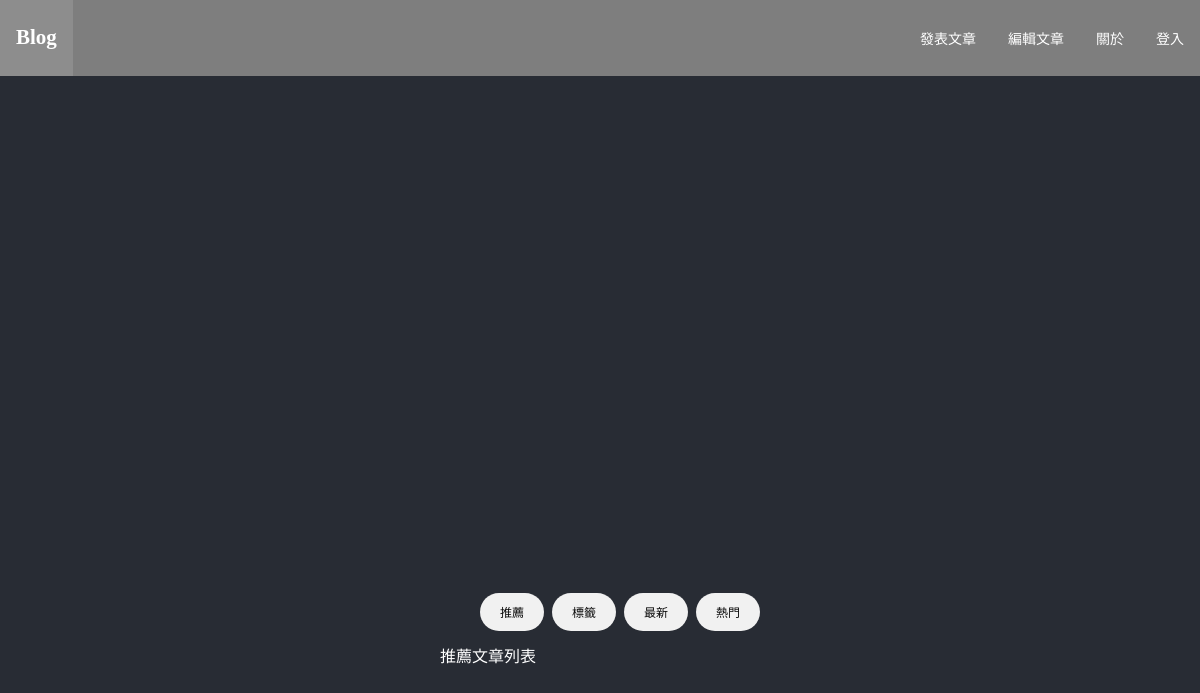
Before: /post/home with the older database file.
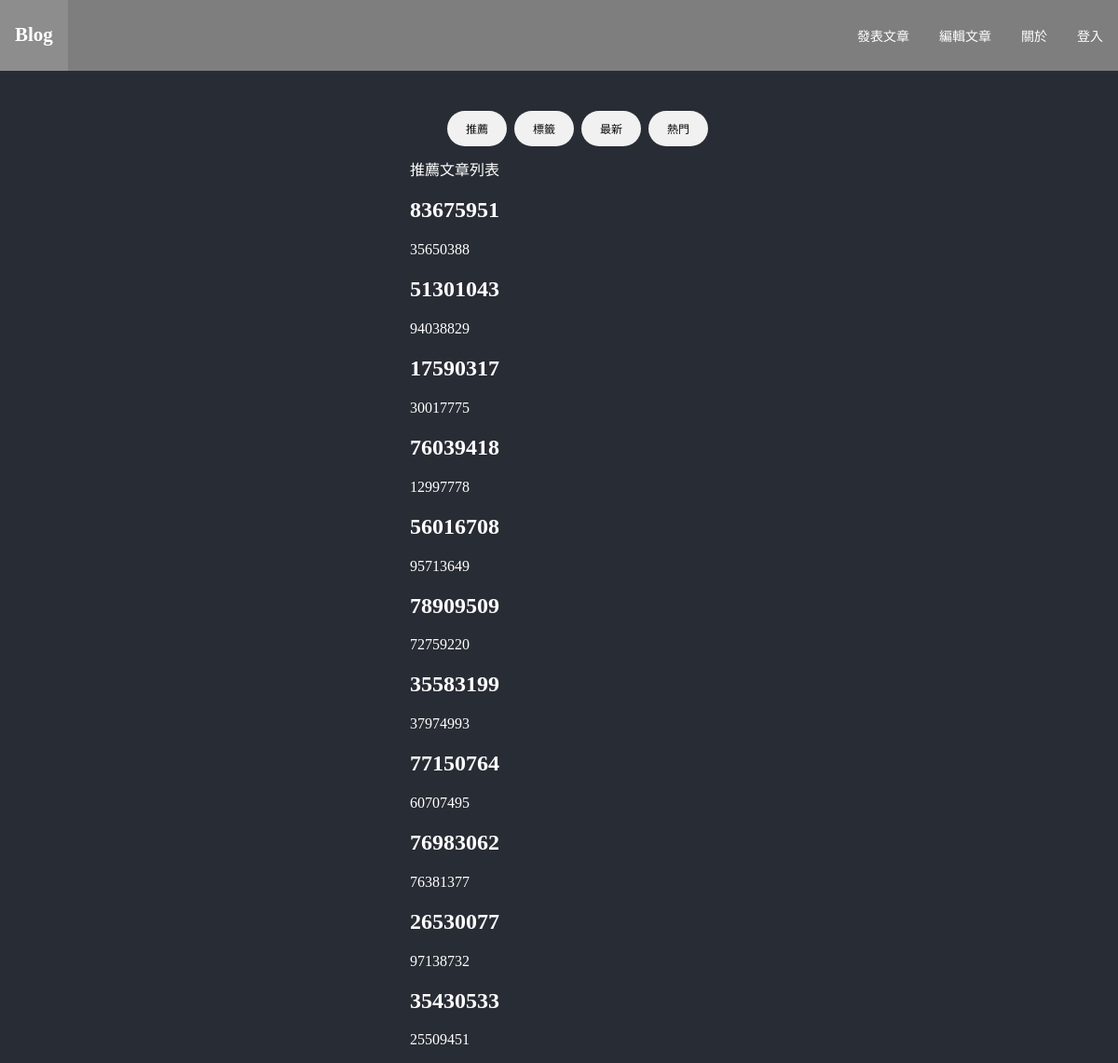
After: the same page with the newer database file.
### personalBlog/models/post.py (models this page shows)
class Post(db.Model):
    __tablename__ = 'POST'
    post_id: Mapped[int] = mapped_column(primary_key=True, nullable=True, autoincrement=True)
    title: Mapped[str] = mapped_column(String(30), nullable=True)
    tag: Mapped[str] = mapped_column(String(30), nullable=True)
    content: Mapped[str] = mapped_column(String(30), nullable=True)
    intro: Mapped[str] = mapped_column(String(30), nullable=True)
    time: Mapped[str] = mapped_column(String(30), nullable=True)

### personalBlog/route.py (the view)
@post.route('/home', methods=['POST', 'GET'])
def home():
    return homeDef()

### personalBlog/controllers/postController.py (called while the page is built)
def homeDef():
    if request.method == 'POST':
        posts=Post.query.all()
        return render_template('post/HomePage.html',posts=posts)
    posts=Post.query.all()
    return render_template('post/HomePage.html',posts=posts)

### personalBlog/templates/post/HomePage.html (shortened to what this page needs)
{% extends "base.html" %}
{% block head %}
<link rel="stylesheet" type="text/css" href="{{url_for('static', filename='css/HomePage.css')}}">
{% endblock head %}
{% block body %}
    <div>
        <section id='space'>
            <br></br>
            <br></br>
            <br></br>
            <br></br>
            <br></br>
            <br></br>
            <br></br>
            <br></br>
            <br></br>
            <br></br>
            <br></br>
            <br></br>
        </section>
        <section id="index_main_tab" class="Main_tab">
            <ul class="Main_tab_index">
                <li id="recommandedArticle">推薦</li>
                <li id="tagArticle">標籤</li>
                <li id="newestArticle">最新</li>
                <li id="hotArticle">熱門</li>
            </ul>
        </section>
        <section id="content">
            <div class="container">
                <div class="row aln-center">
                    <section id="recommandedArticleList" >
                        <th>推薦文章列表</th>
                        {% for post in posts %}
                        <div class="col-4 col-6-medium col-12-small">
                            <section>
                                <header>
                                    <h2>{{ post.title }}</h2>
                                </header>
                                <p>{{ post.content }}</p>
                            </section>
                        </div>
                        {% endfor %}
                    </section>
                </div>
            </div>
        </section>
    </div>
{% endblock body %}

### personalBlog/templates/base.html (shortened to what this page needs)
<!DOCTYPE html>
<html>
<head>
    {% block head %}{% endblock head %}
</head>
<body>
    <nav class="navbar fixed-top">
        <div class="container">
            <a class="navbar-brand" href="{{url_for('post.home')}}" id="logo">
                <h1>Blog</h1>
            </a>
            <div class="navbar-collapse">
                <ul class="navbar-nav ml-auto text-center">
                    <li class="nav-item"><a class="nav-link" href="{{url_for('post.article')}}">發表文章</a></li>
                    <li class="nav-item"><a class="nav-link" href="{{url_for('post.edit')}}">編輯文章</a></li>
                    <li class="nav-item"><a class="nav-link" href="{{url_for('about')}}">關於</a></li>
                    <li class="nav-item"><a class="nav-link" href="{{url_for('auth.login')}}">登入</a></li>
                </ul>
            </div>
        </div>
    </nav>
{% block body %}
{% endblock body %}
</body>
</html>

### personalBlog/static/css/HomePage.css (style rules this page uses)
body { display: flex; justify-content: center; align-items: center; height: 100vh; flex-direction: column; background-color: #282c34; color: #ffffff; }
.navbar { background-color: #7e7e7e; font-size: 0.875rem; align-items: center; justify-content: flex-start; }
.fixed-top { position: fixed; top: 0; right: 0; left: 0; z-index: 1030; }
.container { display: flex; align-items: center; justify-content: space-between; }
.navbar-brand { margin-right: 1.25rem; line-height: inherit; display: block; padding: 0.5rem 1rem; color: #ffffff; text-decoration: none; }
.navbar-collapse { display: flex; align-items: center; flex-basis: auto; height: 100%; }
.navbar-collapse ul { height: 100%; flex-grow: 1; }
.navbar-nav { display: flex; flex-direction: row; padding-left: 0; align-items: stretch; }
li { display: list-item; unicode-bidi: isolate; }
.text-center { text-align: center; }
.ml-auto { margin-left: auto; }
ul { list-style: none; }
.nav-item .nav-link { display: block; padding: 0.5rem 1rem; color: #ffffff; text-decoration: none; }
.Main_tab ul { display: flex; gap: 8px; overflow-x: scroll; list-style: none; padding: 0; margin: 0; border: 0; vertical-align: baseline; font-size: 12px; color: #0a0a0a; margin-block-start: 1em; margin-block-end: 1em; margin-inline-start: 0; margin-inline-end: 0; padding-inline-start: 40px; unicode-bidi: isolate; }
.Main_tab ul li { padding: 10px 20px; background: #f1f1f1; border-radius: 20px; cursor: pointer; transition: 0.3s; }

Changed rows visible on the page:
added Post: title "83675951", content "35650388"
added Post: title "51301043", content "94038829"
added Post: title "17590317", content "30017775"
added Post: title "76039418", content "12997778"
added Post: title "56016708", content "95713649"
added Post: title "78909509", content "72759220"
added Post: title "35583199", content "37974993"
added Post: title "77150764", content "60707495"
added Post: title "76983062", content "76381377"
added Post: title "26530077", content "97138732"
added Post: title "35430533", content "25509451"
